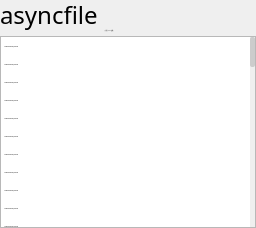
       <widget class="QFrame" name="frame_4_asyncfile">
        <property name="font">
         <font>
          <family>微软雅黑</family>
          <pointsize>-1</pointsize>
          <weight>50</weight>
          <italic>false</italic>
          <bold>false</bold>
         </font>
        </property>
        <layout class="QVBoxLayout" name="verticalLayout_6" stretch="0,1">
         <property name="spacing">
          <number>4</number>
         </property>
         <property name="leftMargin">
          <number>0</number>
         </property>
         <property name="topMargin">
          <number>0</number>
         </property>
         <property name="rightMargin">
          <number>0</number>
         </property>
         <property name="bottomMargin">
          <number>0</number>
         </property>
         <item>
          <widget class="QFrame" name="frame_4">
           <property name="minimumSize">
            <size>
             <width>0</width>
             <height>32</height>
            </size>
           </property>
           <property name="maximumSize">
            <size>
             <width>16777215</width>
             <height>32</height>
            </size>
           </property>
           <property name="font">
            <font>
             <family>微软雅黑</family>
             <pointsize>-1</pointsize>
             <weight>50</weight>
             <italic>false</italic>
             <bold>false</bold>
            </font>
           </property>
           <layout class="QHBoxLayout" name="horizontalLayout_6">
            <property name="leftMargin">
             <number>0</number>
            </property>
            <property name="topMargin">
             <number>0</number>
            </property>
            <property name="rightMargin">
             <number>0</number>
            </property>
            <property name="bottomMargin">
             <number>0</number>
            </property>
            <item>
             <widget class="QLabel" name="label_name_4">
              <property name="font">
               <font>
                <family>微软雅黑</family>
                <pointsize>-1</pointsize>
                <weight>50</weight>
                <italic>false</italic>
                <bold>false</bold>
               </font>
              </property>
              <property name="styleSheet">
               <string notr="true">font-size:24px;</string>
              </property>
              <property name="text">
               <string>asyncfile</string>
              </property>
              <property name="alignment">
               <set>Qt::AlignBottom|Qt::AlignLeading|Qt::AlignLeft</set>
              </property>
             </widget>
            </item>
            <item>
             <widget class="QLabel" name="label_info_4">
              <property name="font">
               <font>
                <family>微软雅黑</family>
                <pointsize>-1</pointsize>
                <weight>50</weight>
                <italic>false</italic>
                <bold>false</bold>
               </font>
              </property>
              <property name="styleSheet">
               <string notr="true">color: #555;</string>
              </property>
              <property name="text">
               <string>( 一共有 1234 个文件 )</string>
              </property>
              <property name="alignment">
               <set>Qt::AlignBottom|Qt::AlignLeading|Qt::AlignLeft</set>
              </property>
             </widget>
            </item>
            <item>
             <spacer name="horizontalSpacer_4">
              <property name="font">
               <font>
                <family>微软雅黑</family>
                <pointsize>-1</pointsize>
                <weight>50</weight>
                <italic>false</italic>
                <bold>false</bold>
               </font>
              </property>
              <property name="orientation">
               <enum>Qt::Horizontal</enum>
              </property>
              <property name="sizeHint" stdset="0">
               <size>
                <width>40</width>
                <height>20</height>
               </size>
              </property>
             </spacer>
            </item>
           </layout>
          </widget>
         </item>
         <item>
          <widget class="QListWidget" name="list_dataList_4">
           <property name="font">
            <font>
             <family>微软雅黑</family>
             <pointsize>-1</pointsize>
             <weight>50</weight>
             <italic>false</italic>
             <bold>false</bold>
            </font>
           </property>
           <property name="contextMenuPolicy">
            <enum>Qt::CustomContextMenu</enum>
           </property>
           <property name="styleSheet">
            <string notr="true">QScrollBar{width:5px;}
QScrollBar:sub-line:vertical {height: 0px;}
QScrollBar:add-line:vertical {height: 0px;}
QScrollBar:vertical { 
        padding-top:0px;
        padding-bottom:0px;    
        padding-left:0px;    
        padding-right:0px;    
        border-left:0px solid #dddddd;
}
QScrollBar::handle:vertical {
        background:#cccccc;
        min-height:30px;
        border-radius:2px;
}
QScrollBar::handle:vertical:hover {
        background:#999999;
}
QListWidget::Item{
	height:18px;
}</string>
           </property>
           <property name="selectionMode">
            <enum>QAbstractItemView::ExtendedSelection</enum>
           </property>
           <property name="verticalScrollMode">
            <enum>QAbstractItemView::ScrollPerPixel</enum>
           </property>
           <property name="horizontalScrollMode">
            <enum>QAbstractItemView::ScrollPerPixel</enum>
           </property>
           <item>
            <property name="text">
             <string>..\ui\head\role\chara_0018.dds</string>
            </property>
           </item>
           <item>
            <property name="text">
             <string>..\ui\head\role\chara_0018.dds</string>
            </property>
           </item>
           <item>
            <property name="text">
             <string>..\ui\head\role\chara_0018.dds</string>
            </property>
           </item>
           <item>
            <property name="text">
             <string>..\ui\head\role\chara_0018.dds</string>
            </property>
           </item>
           <item>
            <property name="text">
             <string>..\ui\head\role\chara_0018.dds</string>
            </property>
           </item>
           <item>
            <property name="text">
             <string>..\ui\head\role\chara_0018.dds</string>
            </property>
           </item>
           <item>
            <property name="text">
             <string>..\ui\head\role\chara_0018.dds</string>
            </property>
           </item>
           <item>
            <property name="text">
             <string>..\ui\head\role\chara_0018.dds</string>
            </property>
           </item>
           <item>
            <property name="text">
             <string>..\ui\head\role\chara_0018.dds</string>
            </property>
           </item>
           <item>
            <property name="text">
             <string>..\ui\head\role\chara_0018.dds</string>
            </property>
           </item>
           <item>
            <property name="text">
             <string>..\ui\head\role\chara_0018.dds</string>
            </property>
           </item>
           <item>
            <property name="text">
             <string>..\ui\head\role\chara_0018.dds</string>
            </property>
           </item>
           <item>
            <property name="text">
             <string>..\ui\head\role\chara_0018.dds</string>
            </property>
           </item>
           <item>
            <property name="text">
             <string>..\ui\head\role\chara_0018.dds</string>
            </property>
           </item>
           <item>
            <property name="text">
             <string>新建项目</string>
            </property>
           </item>
           <item>
            <property name="text">
             <string>新建项目</string>
            </property>
           </item>
           <item>
            <property name="text">
             <string>新建项目</string>
            </property>
           </item>
           <item>
            <property name="text">
             <string>新建项目</string>
            </property>
           </item>
           <item>
            <property name="text">
             <string>新建项目</string>
            </property>
           </item>
           <item>
            <property name="text">
             <string>新建项目</string>
            </property>
           </item>
           <item>
            <property name="text">
             <string>新建项目</string>
            </property>
           </item>
           <item>
            <property name="text">
             <string>新建项目</string>
            </property>
           </item>
           <item>
            <property name="text">
             <string>新建项目</string>
            </property>
           </item>
           <item>
            <property name="text">
             <string>新建项目</string>
            </property>
           </item>
           <item>
            <property name="text">
             <string>新建项目</string>
            </property>
           </item>
           <item>
            <property name="text">
             <string>新建项目</string>
            </property>
           </item>
           <item>
            <property name="text">
             <string>新建项目</string>
            </property>
           </item>
           <item>
            <property name="text">
             <string>新建项目</string>
            </property>
           </item>
           <item>
            <property name="text">
             <string>新建项目</string>
            </property>
           </item>
           <item>
            <property name="text">
             <string>新建项目</string>
            </property>
           </item>
           <item>
            <property name="text">
             <string>新建项目</string>
            </property>
           </item>
           <item>
            <property name="text">
             <string>新建项目</string>
            </property>
           </item>
           <item>
            <property name="text">
             <string>新建项目</string>
            </property>
           </item>
           <item>
            <property name="text">
             <string>新建项目</string>
            </property>
           </item>
           <item>
            <property name="text">
             <string>新建项目</string>
            </property>
           </item>
           <item>
            <property name="text">
             <string>新建项目</string>
            </property>
           </item>
           <item>
            <property name="text">
             <string>新建项目</string>
            </property>
           </item>
           <item>
            <property name="text">
             <string>新建项目</string>
            </property>
           </item>
           <item>
            <property name="text">
             <string>新建项目</string>
            </property>
           </item>
           <item>
            <property name="text">
             <string>新建项目</string>
            </property>
           </item>
           <item>
            <property name="text">
             <string>新建项目</string>
            </property>
           </item>
           <item>
            <property name="text">
             <string>新建项目</string>
            </property>
           </item>
           <item>
            <property name="text">
             <string>新建项目</string>
            </property>
           </item>
           <item>
            <property name="text">
             <string>新建项目</string>
            </property>
           </item>
           <item>
            <property name="text">
             <string>新建项目</string>
            </property>
           </item>
           <item>
            <property name="text">
             <string>新建项目</string>
            </property>
           </item>
           <item>
            <property name="text">
             <string>新建项目</string>
            </property>
           </item>
           <item>
            <property name="text">
             <string>新建项目</string>
            </property>
           </item>
           <item>
            <property name="text">
             <string>新建项目</string>
            </property>
           </item>
           <item>
            <property name="text">
             <string>新建项目</string>
            </property>
           </item>
           <item>
            <property name="text">
             <string>新建项目</string>
            </property>
           </item>
           <item>
            <property name="text">
             <string>新建项目</string>
            </property>
           </item>
           <item>
            <property name="text">
             <string>新建项目</string>
            </property>
           </item>
           <item>
            <property name="text">
             <string>新建项目</string>
            </property>
           </item>
           <item>
            <property name="text">
             <string>新建项目</string>
            </property>
           </item>
           <item>
            <property name="text">
             <string>新建项目</string>
            </property>
           </item>
           <item>
            <property name="text">
             <string>新建项目</string>
            </property>
           </item>
           <item>
            <property name="text">
             <string>新建项目</string>
            </property>
           </item>
           <item>
            <property name="text">
             <string>新建项目</string>
            </property>
           </item>
           <item>
            <property name="text">
             <string>新建项目</string>
            </property>
           </item>
           <item>
            <property name="text">
             <string>新建项目</string>
            </property>
           </item>
           <item>
            <property name="text">
             <string>新建项目</string>
            </property>
           </item>
           <item>
            <property name="text">
             <string>新建项目</string>
            </property>
           </item>
           <item>
            <property name="text">
             <string>新建项目</string>
            </property>
           </item>
           <item>
            <property name="text">
             <string>新建项目</string>
            </property>
           </item>
           <item>
            <property name="text">
             <string>新建项目</string>
            </property>
           </item>
           <item>
            <property name="text">
             <string>新建项目</string>
            </property>
           </item>
           <item>
            <property name="text">
             <string>新建项目</string>
            </property>
           </item>
           <item>
            <property name="text">
             <string>新建项目</string>
            </property>
           </item>
           <item>
            <property name="text">
             <string>新建项目</string>
            </property>
           </item>
           <item>
            <property name="text">
             <string>新建项目</string>
            </property>
           </item>
           <item>
            <property name="text">
             <string>新建项目</string>
            </property>
           </item>
           <item>
            <property name="text">
             <string>新建项目</string>
            </property>
           </item>
           <item>
            <property name="text">
             <string>新建项目</string>
            </property>
           </item>
           <item>
            <property name="text">
             <string>新建项目</string>
            </property>
           </item>
           <item>
            <property name="text">
             <string>新建项目</string>
            </property>
           </item>
           <item>
            <property name="text">
             <string>新建项目</string>
            </property>
           </item>
           <item>
            <property name="text">
             <string>新建项目</string>
            </property>
           </item>
           <item>
            <property name="text">
             <string>新建项目</string>
            </property>
           </item>
           <item>
            <property name="text">
             <string>新建项目</string>
            </property>
           </item>
           <item>
            <property name="text">
             <string>新建项目</string>
            </property>
           </item>
           <item>
            <property name="text">
             <string>新建项目</string>
            </property>
           </item>
           <item>
            <property name="text">
             <string>新建项目</string>
            </property>
           </item>
           <item>
            <property name="text">
             <string>新建项目</string>
            </property>
           </item>
           <item>
            <property name="text">
             <string>新建项目</string>
            </property>
           </item>
           <item>
            <property name="text">
             <string>新建项目</string>
            </property>
           </item>
           <item>
            <property name="text">
             <string>新建项目</string>
            </property>
           </item>
           <item>
            <property name="text">
             <string>新建项目</string>
            </property>
           </item>
           <item>
            <property name="text">
             <string>新建项目</string>
            </property>
           </item>
           <item>
            <property name="text">
             <string>新建项目</string>
            </property>
           </item>
           <item>
            <property name="text">
             <string>新建项目</string>
            </property>
           </item>
           <item>
            <property name="text">
             <string>新建项目</string>
            </property>
           </item>
           <item>
            <property name="text">
             <string>新建项目</string>
            </property>
           </item>
           <item>
            <property name="text">
             <string>新建项目</string>
            </property>
           </item>
           <item>
            <property name="text">
             <string>新建项目</string>
            </property>
           </item>
           <item>
            <property name="text">
             <string>新建项目</string>
            </property>
           </item>
           <item>
            <property name="text">
             <string>新建项目</string>
            </property>
           </item>
           <item>
            <property name="text">
             <string>新建项目</string>
            </property>
           </item>
           <item>
            <property name="text">
             <string>新建项目</string>
            </property>
           </item>
           <item>
            <property name="text">
             <string>新建项目</string>
            </property>
           </item>
           <item>
            <property name="text">
             <string>新建项目</string>
            </property>
           </item>
           <item>
            <property name="text">
             <string>新建项目</string>
            </property>
           </item>
           <item>
            <property name="text">
             <string>新建项目</string>
            </property>
           </item>
           <item>
            <property name="text">
             <string>新建项目</string>
            </property>
           </item>
           <item>
            <property name="text">
             <string>新建项目</string>
            </property>
           </item>
           <item>
            <property name="text">
             <string>新建项目</string>
            </property>
           </item>
           <item>
            <property name="text">
             <string>新建项目</string>
            </property>
           </item>
           <item>
            <property name="text">
             <string>新建项目</string>
            </property>
           </item>
           <item>
            <property name="text">
             <string>新建项目</string>
            </property>
           </item>
           <item>
            <property name="text">
             <string>新建项目</string>
            </property>
           </item>
           <item>
            <property name="text">
             <string>新建项目</string>
            </property>
           </item>
           <item>
            <property name="text">
             <string>新建项目</string>
            </property>
           </item>
           <item>
            <property name="text">
             <string>新建项目</string>
            </property>
           </item>
           <item>
            <property name="text">
             <string>新建项目</string>
            </property>
           </item>
           <item>
            <property name="text">
             <string>新建项目</string>
            </property>
           </item>
           <item>
            <property name="text">
             <string>新建项目</string>
            </property>
           </item>
           <item>
            <property name="text">
             <string>新建项目</string>
            </property>
           </item>
           <item>
            <property name="text">
             <string>新建项目</string>
            </property>
           </item>
           <item>
            <property name="text">
             <string>新建项目</string>
            </property>
           </item>
           <item>
            <property name="text">
             <string>新建项目</string>
            </property>
           </item>
           <item>
            <property name="text">
             <string>新建项目</string>
            </property>
           </item>
           <item>
            <property name="text">
             <string>新建项目</string>
            </property>
           </item>
           <item>
            <property name="text">
             <string>新建项目</string>
            </property>
           </item>
           <item>
            <property name="text">
             <string>新建项目</string>
            </property>
           </item>
           <item>
            <property name="text">
             <string>新建项目</string>
            </property>
           </item>
           <item>
            <property name="text">
             <string>新建项目</string>
            </property>
           </item>
           <item>
            <property name="text">
             <string>新建项目</string>
            </property>
           </item>
           <item>
            <property name="text">
             <string>新建项目</string>
            </property>
           </item>
           <item>
            <property name="text">
             <string>新建项目</string>
            </property>
           </item>
           <item>
            <property name="text">
             <string>新建项目</string>
            </property>
           </item>
           <item>
            <property name="text">
             <string>新建项目</string>
            </property>
           </item>
           <item>
            <property name="text">
             <string>新建项目</string>
            </property>
           </item>
           <item>
            <property name="text">
             <string>新建项目</string>
            </property>
           </item>
           <item>
            <property name="text">
             <string>新建项目</string>
            </property>
           </item>
           <item>
            <property name="text">
             <string>新建项目</string>
            </property>
           </item>
           <item>
            <property name="text">
             <string>新建项目</string>
            </property>
           </item>
           <item>
            <property name="text">
             <string>新建项目</string>
            </property>
           </item>
           <item>
            <property name="text">
             <string>新建项目</string>
            </property>
           </item>
           <item>
            <property name="text">
             <string>新建项目</string>
            </property>
           </item>
          </widget>
         </item>
        </layout>
       </widget>
